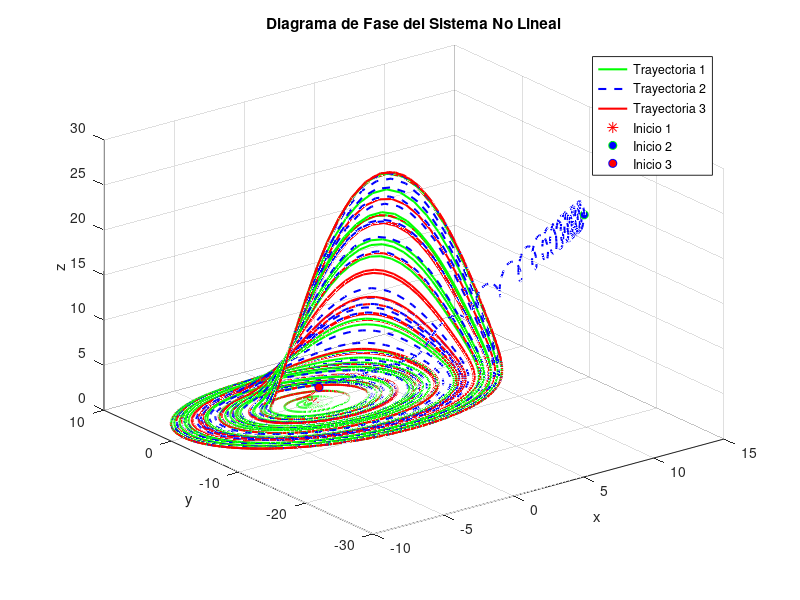
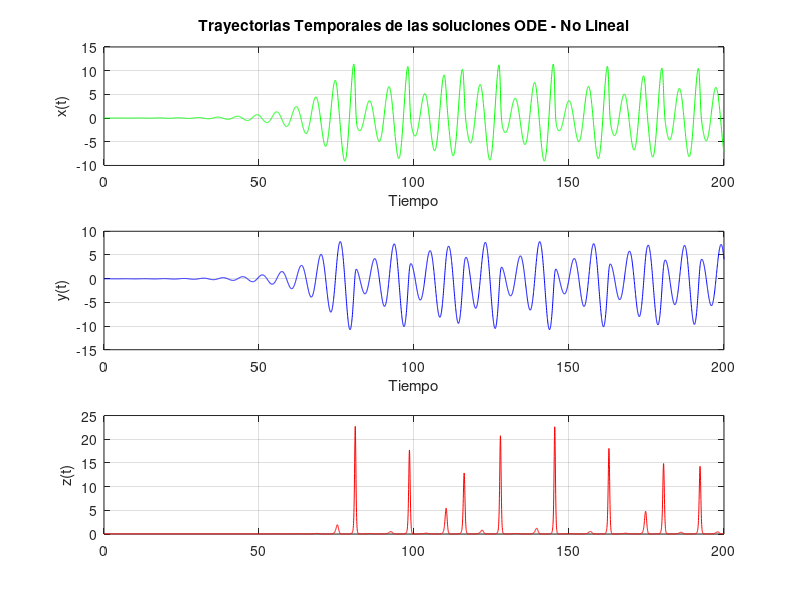

Source code (MATLAB) for these figures, in order: (Note: this script raises an error after producing the figures.)
clc
clear
close all

%% Parámetros del sistema
a = 0.2; b = 0.2; c = 5.7;

% Condiciones iniciales
xi_0 = [0.01, -0.03, 0.04]; %antes del primer punto de eq
xi_1 = [6, -28, 28];%desp del 1ro antes del segundo
xi_2 = [1 1 1]; %despues del segundo


% Ventana temporal
t_span = linspace(0, 200, 5000);

% Sistema de Rössler

rossler = @(t,x) [-x(2) - x(3);
           x(1) + a*x(2);
           b + x(3)*(x(1) - c)];

% Resolución
[t, x] = ode45(rossler, t_span, xi_0);
[~, y] = ode45(rossler, t_span, xi_1);
[~, z] = ode45(rossler, t_span, xi_2);

%% Diagrama de fase
figure(1);
plot3(x(:, 1), x(:, 2), x(:, 3), 'g-', 'LineWidth', 1.5); hold on;
plot3(y(:, 1), y(:, 2), y(:, 3), 'b--', 'LineWidth', 1.5);
plot3(z(:, 1), z(:, 2), z(:, 3), 'r-', 'LineWidth', 1.5);
plot3(xi_0(1), xi_0(2), xi_0(3), 'r*', 'MarkerSize',10,'MarkerFaceColor', 'g'); % Inicio X01
plot3(xi_1(1), xi_1(2), xi_1(3), 'go', 'MarkerFaceColor', 'b'); % Inicio x1
plot3(xi_2(1), xi_2(2), xi_2(3), 'bo', 'MarkerFaceColor', 'r'); % Inicio x2
xlabel('x'); ylabel('y'); zlabel('z');
title('Diagrama de Fase del Sistema No Lineal');
legend('Trayectoria 1', 'Trayectoria 2', 'Trayectoria 3', 'Inicio 1', 'Inicio 2', 'Inicio 3');
grid on; hold off;

% Gráfico de trayectorias temporales sistema no linealizado
figure(2)
subplot(3,1,1)
plot(t, x(:,1), 'g'); 
xlabel('Tiempo');
ylabel('x(t)');
xlim([0 200]);
title('Trayectorias Temporales de las soluciones ODE - No Lineal');
grid on
subplot(3,1,2)
plot(t, x(:,2), 'b'); %
xlabel('Tiempo');
ylabel('y(t)');
xlim([0 200]);
grid on
subplot(3,1,3)
plot(t, x(:,3), 'r'); 
ylabel('z(t)');
xlim([0 200]);
grid on;
%% Puntos de equilibrio
F = @(x) [-x(2) - x(3);
           x(1) + a*x(2);
           b + x(3)*(x(1) - c)];

f=@(z) a*z^2-c*z+b; %3ra ecuacion despejada

z_1=fzero(f,0);z_2=fzero(f,20);

xeq1= [z_1*a;-z_1;z_1]; xeq2= [z_2*a;-z_2;z_2];

disp('Puntos de equilibrio:')
disp(xeq1')
disp(xeq2')
%% Matriz Jacobiana

syms x y z

f1 = -y - z;
f2 = x + a*y;
f3 = b + z*(x - c);

Fv = [f1; f2; f3];

% Jacobiano simbólico
J = jacobian(Fv, [x y z]);
disp('Matriz Jacobiana simbólica:')
disp(J)
%% Linearizacion del sistema
disp('Jacobiana en el punto de equilibrio x1:')
J_eval1 = double(subs(J, [x y z], xeq1'));
disp(J_eval1)

f_lin1 = @(t, X) J_eval1 * X;

disp('Jacobiana en el punto de equilibrio x2:')
J_eval2 = double(subs(J, [x y z], xeq2'));
disp(J_eval2)

f_lin2 = @(t, X) J_eval2 * X;

% Perturbación inicial
X01 = xeq1;
X02 = xeq2;
t_span = 0:0.01:50;

% Simulación
[t, X1] = ode45(f_lin1, t_span, X01);
[~, X2] = ode45(f_lin2, t_span, X02);

% Gráfico
figure(3);
subplot(2,1,1)
plot(t, X1);
xlabel('Tiempo'); ylabel('Estados');
title('Comportamiento del sistema linealizado al rededor de x1');
legend('x', 'y', 'z');
grid on;
subplot(2,1,2)
plot(t, X2);
xlabel('Tiempo'); ylabel('Estados');
title('Comportamiento del sistema linealizado al rededor de x2');
legend('x', 'y', 'z');
grid on;

%% Autovalores
lambda1 = eig(J_eval1);
lambda2 = eig(J_eval2);
disp('Autovalores calculados en MATLAB:')
disp('Para el primer punto de equilibrio')
disp(lambda1)
disp('Para el segundo punto de equilibrio')
disp(lambda2)
